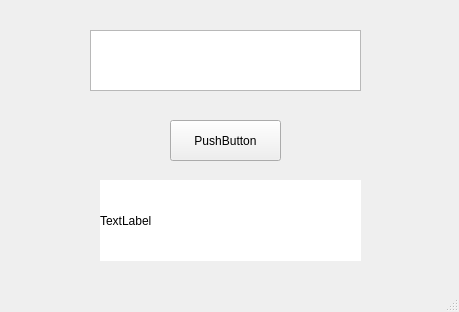
<?xml version="1.0" encoding="UTF-8"?>
<ui version="4.0">
 <class>MainWindow</class>
 <widget class="QMainWindow" name="MainWindow">
  <property name="geometry">
   <rect>
    <x>0</x>
    <y>0</y>
    <width>459</width>
    <height>312</height>
   </rect>
  </property>
  <property name="windowTitle">
   <string>MainWindow</string>
  </property>
  <widget class="QWidget" name="centralwidget">
   <widget class="QLabel" name="label">
    <property name="geometry">
     <rect>
      <x>100</x>
      <y>180</y>
      <width>261</width>
      <height>81</height>
     </rect>
    </property>
    <property name="styleSheet">
     <string notr="true">background-color:white;</string>
    </property>
    <property name="text">
     <string>TextLabel</string>
    </property>
   </widget>
   <widget class="QTextEdit" name="textEdit">
    <property name="geometry">
     <rect>
      <x>90</x>
      <y>30</y>
      <width>271</width>
      <height>61</height>
     </rect>
    </property>
   </widget>
   <widget class="QPushButton" name="pushButton">
    <property name="geometry">
     <rect>
      <x>170</x>
      <y>120</y>
      <width>111</width>
      <height>41</height>
     </rect>
    </property>
    <property name="text">
     <string>PushButton</string>
    </property>
   </widget>
  </widget>
  <widget class="QMenuBar" name="menubar">
   <property name="geometry">
    <rect>
     <x>0</x>
     <y>0</y>
     <width>459</width>
     <height>21</height>
    </rect>
   </property>
  </widget>
  <widget class="QStatusBar" name="statusbar"/>
 </widget>
 <resources/>
 <connections/>
</ui>
